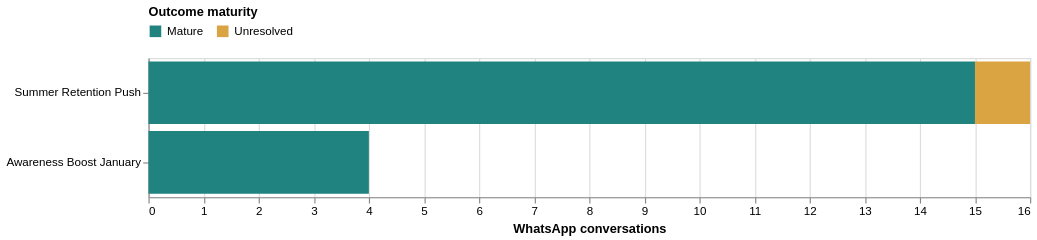

Source (notebook cell):
### Markdown cell above
## 4. Raw Primary Evidence

The raw score is the directly observed rate:

```text
raw rate = objective successes / eligible objective trials
```

These counts remain beside every corrected score so the modeled result can always be
audited back to real evidence.

### Code cell
raw_evidence = campaigns[[
    "campaign_name", "score_successes", "score_trials", "raw_rate",
    "observed_conversations", "mature_conversations",
    "unresolved_conversations", "evidence_status",
]].rename(columns={
    "campaign_name": "Campaign", "score_successes": "Successes",
    "score_trials": "Eligible trials", "raw_rate": "Raw rate",
    "observed_conversations": "Observed conversations",
    "mature_conversations": "Mature conversations",
    "unresolved_conversations": "Unresolved conversations",
    "evidence_status": "Evidence status",
})
display(raw_evidence.style.format({"Raw rate": "{:.2%}"}, na_rep="Not available"))

maturity_long = inventory[["Campaign", "Mature", "Unresolved"]].melt(
    "Campaign", var_name="Outcome maturity", value_name="Conversations"
)
maturity_chart = alt.Chart(maturity_long).mark_bar().encode(
    y=alt.Y("Campaign:N", sort="-x", title=None),
    x=alt.X("Conversations:Q", title="WhatsApp conversations"),
    color=alt.Color(
        "Outcome maturity:N",
        scale=alt.Scale(domain=["Mature", "Unresolved"], range=["#218380", "#d9a441"]),
        legend=alt.Legend(orient="top"),
    ),
    tooltip=["Campaign", "Outcome maturity", "Conversations"],
).properties(width=760, height=max(120, len(campaigns) * 42))
display(maturity_chart)

### Figure 1 — Vega-Lite specification as saved in the notebook (floating-point values rounded to 4 significant figures)
{"config": {"view": {"continuousWidth": 300, "continuousHeight": 300}}, "data": {"name": "data-ae039cff2f0c937db76f02e218b237cb"}, "mark": {"type": "bar"}, "encoding": {"color": {"field": "Outcome maturity", "legend": {"orient": "top"}, "scale": {"domain": ["Mature", "Unresolved"], "range": ["#218380", "#d9a441"]}, "type": "nominal"}, "tooltip": [{"field": "Campaign", "type": "nominal"}, {"field": "Outcome maturity", "type": "nominal"}, {"field": "Conversations", "type": "quantitative"}], "x": {"field": "Conversations", "title": "WhatsApp conversations", "type": "quantitative"}, "y": {"field": "Campaign", "sort": "-x", "title": null, "type": "nominal"}}, "height": 120, "width": 760, "$schema": "https://vega.github.io/schema/vega-lite/v5.20.1.json", "datasets": {"data-ae039cff2f0c937db76f02e218b237cb": [{"Campaign": "Awareness Boost January", "Outcome maturity": "Mature", "Conversations": 4}, {"Campaign": "Summer Retention Push", "Outcome maturity": "Mature", "Conversations": 15}, {"Campaign": "Awareness Boost January", "Outcome maturity": "Unresolved", "Conversations": 0}, {"Campaign": "Summer Retention Push", "Outcome maturity": "Unresolved", "Conversations": 1}]}}
